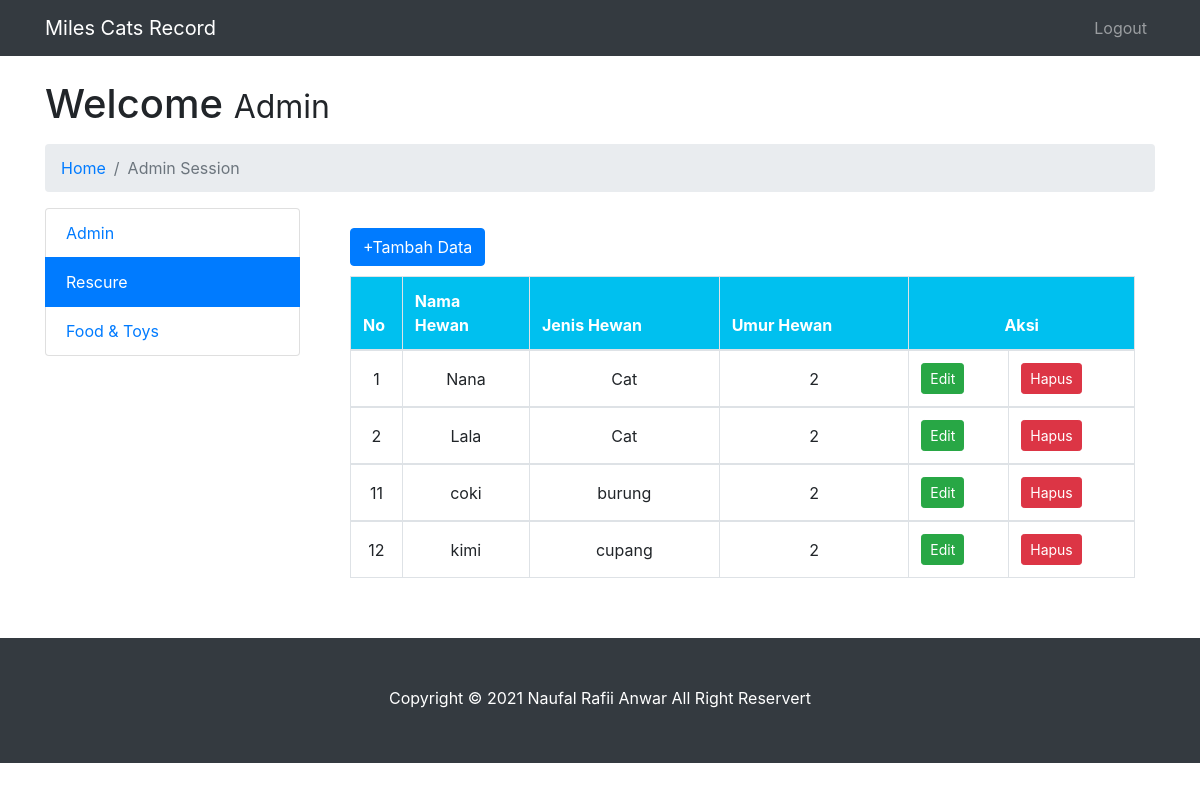
Screenshot of /adminrescure.php with the database file from the repository.
### tables this page shows
CREATE TABLE `tblrescure` (
  `id_hewan` int(20) NOT NULL,
  `nama_hewan` varchar(20) NOT NULL,
  `jns_peliharaan` varchar(20) NOT NULL,
  `umur_peliharaan` int(20) NOT NULL
);

### db_connect.php (called while the page is built, shortened)
<?php
class db_connect{
	private $username='root';
	private $password='';
	public function connect(){
		try{
			$dbh = new PDO ('mysql:host=localhost;dbname=db_web',$this->username, $this->password);
		}catch (PDOException $e){
			echo 'Error!'.$e->getMessage().'</br>';
			die();
		}
		return $dbh;
	}
	public function ambil_data3(){
		$getConn = $this->connect();
		$getUsers =$getConn->prepare("SELECT * FROM tblrescure ");
		$getUsers->execute();
		return $getUsers->fetchAll();
	}
}
 ?>

### adminrescure.php (the view, shortened to what this page needs)
<!DOCTYPE html>
<html lang="en">
<head>
  <link href="vendor/bootstrap/css/bootstrap.min.css" rel="stylesheet">
  <link href="css/modern-business.css" rel="stylesheet">
  <?php
  include "db_connect.php";
  $db = new db_connect();
  ?>
</head>
<body>
  <nav class="navbar fixed-top navbar-expand-lg navbar-dark bg-dark fixed-top">
    <div class="container">
      <a class="navbar-brand" href="index2">Miles Cats Record</a>
      <div class="collapse navbar-collapse" id="navbarResponsive">
        <ul class="navbar-nav ml-auto">
          <li class="nav-item">
            <a class="nav-link" href="Login">Logout</a>
          </li>
        </ul>
      </div>
    </div>
  </nav>
  <header>
    <div class="container">
      <h1 class="mt-4 mb-3">Welcome
        <small>Admin</small>
      </h1>
      <ol class="breadcrumb">
        <li class="breadcrumb-item">
          <a href="index2">Home</a>
        </li>
        <li class="breadcrumb-item active">Admin Session</li>
      </ol>
      <div class="row">
        <div class="col-lg-3 mb-4">
          <div class="list-group">
            <a href="admin" class="list-group-item">Admin</a>
            <a href="adminrescure" class="list-group-item active">Rescure</a>
            <a href="adminshop" class="list-group-item">Food & Toys</a>
          </div>
        </div>
        <div class="col-lg-9 mb-4">
         <div class="content-wrapper">
          <section class="content">
           <div class="box box-info">
             <div style="padding: 20px;">
              <a href="#" class="btn btn-primary" style="margin-bottom: 10px">+Tambah Data</a>
              <table class="table table-hover table-bordered">
                <thead style="background-color: #00c0ef; color: white;">
                  <tr>
                    <th width="1%">No</th>
                    <th width="10%">Nama Hewan</th>
                    <th width="15%">Jenis Hewan</th>
                    <th width="15%">Umur Hewan</th>
                    <th width="15%" colspan="2"  style="text-align: center;"> Aksi</th>
                  </tr>
                </thead>
                <tbody>
                  <?php
                  foreach ($db->ambil_data3()as $d):?>
                    <tr>
                      <td align="center" style="vertical-align: middle;"><?=$d['id_hewan'] ?></td>
                      <td align="center" style="vertical-align: middle;"><?=$d['nama_hewan'] ?></td>
                      <td align="center" style="vertical-align: middle;"><?=$d['jns_peliharaan'] ?></td>
                      <td align="center" style="vertical-align: middle;"><?=$d['umur_peliharaan'] ?></td>
                      <td style="vertical-align: middle;">
                        <a href="editadminrescure?no=<?=$d['no'] ?>" class="btn btn-success btn-sm">Edit</a></td>
                        <td style="vertical-align: middle;">
                          <a href="adminrescure?no=<?=$d['no'] ?>" class="btn btn-danger btn-sm" onclick="return confirm ('Apakah Yakin Menghapus Data');">Hapus</a></td>
                        </tr>
                      </tbody>
                    <?php endforeach ; ?>
                  </table>
                  </div>
                </section>
              </div>
            </div>
          </div>
        </header>
        <footer class="py-5 bg-dark">
          <div class="container">
          <p style="padding-bottom: 5px" class="m-0 text-center text-white">Copyright &copy; 2021 Naufal Rafii Anwar All Right Reservert </p>
          </div>
        </footer>
      </body>
      </html>

### css/modern-business.css (style rules this page uses)
body { padding-top: 56px; }

### rows the page displays
tblrescure: id_hewan "1", nama_hewan "Nana", jns_peliharaan "Cat", umur_peliharaan "2"
tblrescure: id_hewan "2", nama_hewan "Lala", jns_peliharaan "Cat", umur_peliharaan "2"
tblrescure: id_hewan "11", nama_hewan "coki", jns_peliharaan "burung", umur_peliharaan "2"
tblrescure: id_hewan "12", nama_hewan "kimi", jns_peliharaan "cupang", umur_peliharaan "2"
